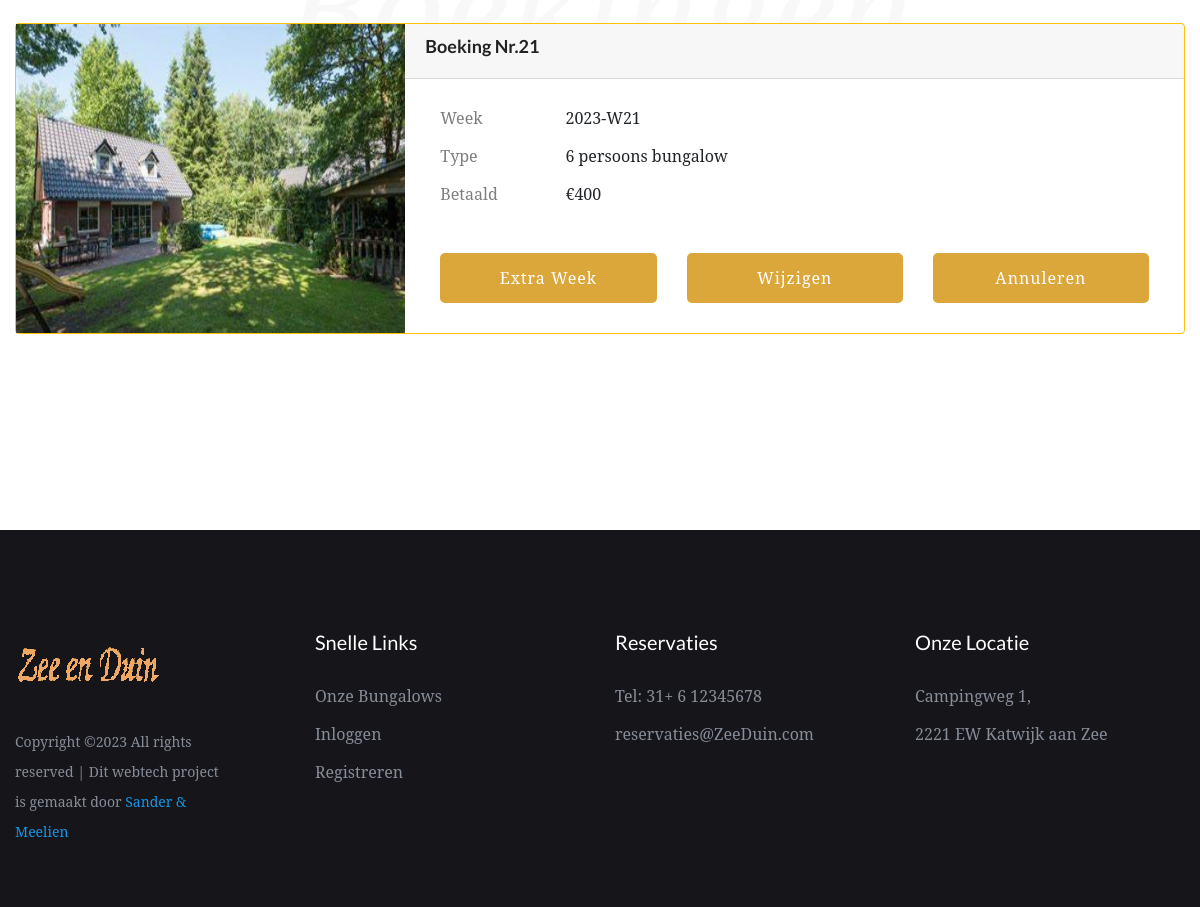
/boekingen (signed in, lower part), run on an earlier commit of the app's database.
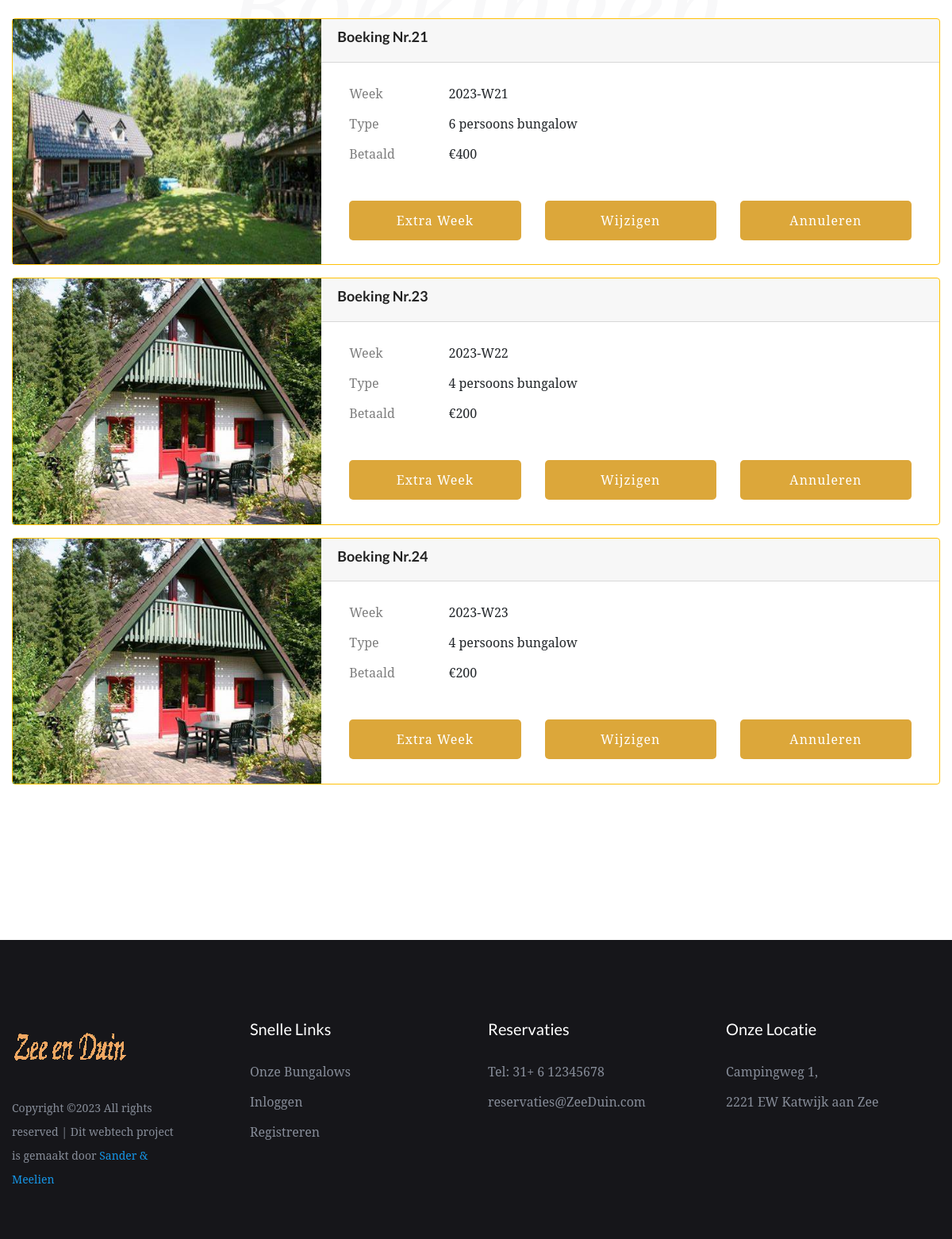
And on a later commit of the database.
### website2/models.py (models this page shows)
class Boekingen(db.Model):
    __tablename__ = 'bookings'
    id = db.Column(db.Integer, primary_key=True)
    week = db.Column(db.Integer, nullable=False) # Not NULL
    customer_id = db.Column(db.Integer, db.ForeignKey('customer.id')) # Foreign key?
    bungalow_id = db.Column(db.Integer, db.ForeignKey('bungalow.id')) # Foreign key?

class Bungalow(db.Model):
    __tablename__ = 'bungalow'
    id = db.Column(db.Integer, primary_key=True)
    name = db.Column(db.Text, nullable = False)
    size = db.Column(db.Integer, nullable = False)
    price = db.Column(db.Integer, nullable = False)
    bookings = db.relationship('Boekingen', backref='bungalow', uselist=False)

### website2/auth.py (the view)
@auth.route('/boekingen')
@login_required
def boekingen():
    results = db.session.execute(db.select(Boekingen, Bungalow)
                                 .filter(Boekingen.bungalow_id == Bungalow.id)
                                 .filter(Boekingen.customer_id == current_user.id)).scalars()
    return render_template("mijnboekingen.html", user=current_user, boekingen=results)

### website2/__init__.py (called while the page is built)
def create_app():
    app = Flask(__name__)
    app.config['SECRET_KEY'] = 'geheimesleutel'
    app.config['SQLALCHEMY_DATABASE_URI'] = f'sqlite:///{DB_NAME}'
    db.init_app(app)
    from .views import views
    from .auth import auth
    app.register_blueprint(views, url_prefix='/')
    app.register_blueprint(auth, url_prefix='/')
    from .models import Klant, Boekingen, Bungalow
    login_manager = LoginManager()
    login_manager.login_view = 'auth.login'
    login_manager.init_app(app)
    @login_manager.user_loader
    def load_klant(id):
        return Klant.query.get(int(id))
    with app.app_context():
        db.create_all()
    return app

### website2/templates/mijnboekingen.html (shortened to what this page needs)
{% extends "base.html" %}
{% block content %}
        <link rel="stylesheet" href="../static/assets/css/bootstrap.min.css">
        <link rel="stylesheet" href="../static/assets/css/owl.carousel.min.css">
        <link rel="stylesheet" href="../static/assets/css/gijgo.css">
        <link rel="stylesheet" href="../static/assets/css/slicknav.css">
        <link rel="stylesheet" href="../static/assets/css/animate.min.css">
        <link rel="stylesheet" href="../static/assets/css/magnific-popup.css">
        <link rel="stylesheet" href="../static/assets/css/fontawesome-all.min.css">
        <link rel="stylesheet" href="../static/assets/css/themify-icons.css">
        <link rel="stylesheet" href="../static/assets/css/themify-icons.css">
        <link rel="stylesheet" href="../static/assets/css/slick.css">
        <link rel="stylesheet" href="../static/assets/css/nice-select.css">
        <link rel="stylesheet" href="../static/assets/css/style.css">
        <link rel="stylesheet" href="../static/assets/css/responsive.css">
   </head>
   <body>
    <div id="preloader-active">
        <div class="preloader d-flex align-items-center justify-content-center">
            <div class="preloader-inner position-relative">
                <div class="preloader-img pere-text">
                    <strong>Boekingen</b>
                </div>
            </div>
        </div>
    </div>
    <main>
        <section class="room-area r-padding1">
            <div class="container">
                <div class="row justify-content-center">
                    <div class="col-xl-8">
                        <div class="font-back-tittle mb-45">
                            <h3 class="archivment-back">Mijn Boekingen</h3>
                        </div>
                    </div>
                </div>
                {% for boeking in boekingen %}
                <div class="card border-warning mb-3" style="max-width: full-screen;">
                    <div class="row no-gutters">
                      <div class="col-md-4 ">
                        {% if boeking.bungalow.id == 1 %}
                        <img src="../static/boekingcss/img/boeking4.jpg" class="float" alt="image4" height="309.25" width="389">
                        {% elif boeking.bungalow.id == 2 %}
                        <img src="../static/boekingcss/img/boeking6.jpg" class="float" alt="image4" height="309.25" width="389">
                        {% elif boeking.bungalow.id == 3 %}
                        <img src="../static/boekingcss/img/boeking8.jpg" class="float" alt="image4" height="309.25" width="389">
                        {% endif %}
                      </div>
                      <div class="col-md-8">
                        <div class="card-header "><h4><b>Boeking Nr.{{ boeking.id }}</b></h4>
                        </div>
                        <div class="card-body">
                            <div class="container">
                                <div class="mb-3 row ">
                                    <label for="staticEmail" class="col-sm-2 col-form-label">Week</label>
                                    <div class="col-sm-10">
                                      <input type="text" readonly class="form-control-plaintext" id="staticEmail" value="{{ boeking.week }}">
                                    </div>
                                    <label for="staticEmail" class="col-sm-2 col-form-label">Type</label>
                                    <div class="col-sm-10">
                                      <input type="text" readonly class="form-control-plaintext" id="staticEmail" value="{{ boeking.bungalow.size }} persoons bungalow">
                                    </div>
                                    <label for="staticEmail" class="col-sm-2 col-form-label">Betaald</label>
                                    <div class="col-sm-10">
                                      <input type="text" readonly class="form-control-plaintext" id="staticEmail" value="€{{ boeking.bungalow.price }}">
                                    </div>
                                </div>
                                <br>
                                <div class="row">
                                    <div class="col-4">
                                        <div class="header-btn">
                                            {% if boeking.bungalow.id == 1 %}
                                            <a href="/bungalow/1" class="btn btn1 d-none d-lg-block ">Extra week</a>
                                            {% elif boeking.bungalow.id == 2 %}
                                            <a href="/bungalow/2" class="btn btn1 d-none d-lg-block ">Extra week</a>
                                            {% elif boeking.bungalow.id == 3 %}
                                            <a href="/bungalow/3" class="btn btn1 d-none d-lg-block ">Extra week</a>
                                            {% endif %}
                                        </div>
                                    </div>
                                    <div class="col-4">
                                        <div class="header-btn">
                                            <a href="/edit" class="btn btn1 d-none d-lg-block" >Wijzigen</a>
                                        </div>
                                    </div>
                                    <div class="col-4">
                                        <div class="header-btn">
                                        <a class="btn btn1 d-none d-lg-block" href="{{ url_for('auth.delete_pl', id=boeking.id) }}">Annuleren</a>
                                    </div>
                                </div>
                                </div>
                            </div>
                        </div>
                      </div>
                    </div>
                  </div>
                  {% endfor %}
        </section>
    </body>
{% endblock %}

### website2/templates/base.html (shortened to what this page needs)
<!doctype html>
<html class="no-js" lang="zxx">
<head>
</head>
<body>
{% block content %}
{% endblock %}
<div id= "contact" class="footer-area black-bg footer-padding">
    <div class="container">
        <div class="row d-flex justify-content-between">
            <div class="col-xl-3 col-lg-3 col-md-4 col-sm-6">
               <div class="single-footer-caption mb-30">
                  <div class="footer-logo">
                    <a href="/"><img src="../static/assets/img/logo/logo2.png" alt=""></a>
                  </div>
                  <div class="footer-pera">
                       <p>
Copyright &copy;<script>document.write(new Date().getFullYear());</script> All rights reserved | Dit webtech project is gemaakt door <a href="https://colorlib.com" target="_blank">Sander & Meelien</a>
</p>
                  </div>
               </div>
            </div>
            <div class="col-xl-3 col-lg-3 col-md-3 col-sm-5">
                <div class="single-footer-caption mb-30">
                    <div class="footer-tittle">
                        <h4>Snelle Links</h4>
                        <ul>
                            <li><a href="/rooms">Onze Bungalows</a></li>
                            <li><a href="/login">Inloggen</a></li>
                            <li><a href="/register">Registreren</a></li>
                        </ul>
                    </div>
                </div>
            </div>
            <div class="col-xl-3 col-lg-3 col-md-3 col-sm-3">
                <div class="single-footer-caption mb-30">
                    <div class="footer-tittle">
                        <h4>Reservaties</h4>
                        <ul>
                            <li><a href="https://web.whatsapp.com/">Tel: 31+ 6 12345678</a></li>
                            <li><a href="outlook.office.com">reservaties@ZeeDuin.com</a></li>
                        </ul>
                    </div>
                </div>
            </div>
            <div class="col-xl-3 col-lg-3 col-md-4  col-sm-5">
                <div class="single-footer-caption mb-30">
                    <div class="footer-tittle">
                        <h4>Onze Locatie</h4>
                        <ul>
                            <li><a href="https://goo.gl/maps/4o4eazKUDx2Xw54S6">Campingweg 1,</a></li>
                            <li><a href="https://goo.gl/maps/ZzdzSdYAud5MXzWb9">2221 EW Katwijk aan Zee</a></li>
                        </ul>
                    </div>
                </div>
            </div>
        </div>
    </div>
</div>
</body>

What changed in the data, as far as the page shows it:
added Boekingen: id "23", week "2023-W22", bungalow.size "4 persoons bungalow", bungalow.price "€200", shows "Extra Week"
added Boekingen: id "24", week "2023-W23", bungalow.size "4 persoons bungalow", bungalow.price "€200", shows "Extra Week"
